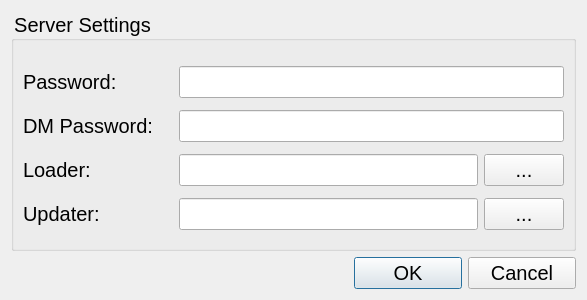
<?xml version="1.0" encoding="UTF-8"?>
<ui version="4.0">
 <class>ServerSettingsDialog</class>
 <widget class="QDialog" name="ServerSettingsDialog">
  <property name="geometry">
   <rect>
    <x>0</x>
    <y>0</y>
    <width>587</width>
    <height>300</height>
   </rect>
  </property>
  <property name="windowTitle">
   <string>Dialog</string>
  </property>
  <layout class="QVBoxLayout" name="verticalLayout">
   <item>
    <widget class="QGroupBox" name="groupBox">
     <property name="styleSheet">
      <string notr="true">font-size: 20px;</string>
     </property>
     <property name="title">
      <string>Server Settings</string>
     </property>
     <layout class="QGridLayout" name="gridLayout">
      <item row="3" column="0">
       <widget class="QLabel" name="label">
        <property name="text">
         <string>Loader:</string>
        </property>
       </widget>
      </item>
      <item row="4" column="0">
       <widget class="QLabel" name="label_2">
        <property name="text">
         <string>Updater:</string>
        </property>
       </widget>
      </item>
      <item row="4" column="3">
       <widget class="QPushButton" name="updateButton">
        <property name="sizePolicy">
         <sizepolicy hsizetype="Fixed" vsizetype="Fixed">
          <horstretch>0</horstretch>
          <verstretch>0</verstretch>
         </sizepolicy>
        </property>
        <property name="minimumSize">
         <size>
          <width>30</width>
          <height>30</height>
         </size>
        </property>
        <property name="maximumSize">
         <size>
          <width>16777215</width>
          <height>16777215</height>
         </size>
        </property>
        <property name="toolTip">
         <string>&lt;html&gt;&lt;head/&gt;&lt;body&gt;&lt;p&gt;Browse&lt;/p&gt;&lt;/body&gt;&lt;/html&gt;</string>
        </property>
        <property name="text">
         <string>...</string>
        </property>
       </widget>
      </item>
      <item row="3" column="3">
       <widget class="QPushButton" name="loaderButton">
        <property name="sizePolicy">
         <sizepolicy hsizetype="Fixed" vsizetype="Fixed">
          <horstretch>0</horstretch>
          <verstretch>0</verstretch>
         </sizepolicy>
        </property>
        <property name="minimumSize">
         <size>
          <width>30</width>
          <height>30</height>
         </size>
        </property>
        <property name="maximumSize">
         <size>
          <width>16777215</width>
          <height>16777215</height>
         </size>
        </property>
        <property name="toolTip">
         <string>&lt;html&gt;&lt;head/&gt;&lt;body&gt;&lt;p&gt;Browse&lt;/p&gt;&lt;/body&gt;&lt;/html&gt;</string>
        </property>
        <property name="text">
         <string>...</string>
        </property>
       </widget>
      </item>
      <item row="0" column="0" colspan="4">
       <spacer name="verticalSpacer">
        <property name="orientation">
         <enum>Qt::Vertical</enum>
        </property>
        <property name="sizeType">
         <enum>QSizePolicy::Fixed</enum>
        </property>
        <property name="sizeHint" stdset="0">
         <size>
          <width>20</width>
          <height>10</height>
         </size>
        </property>
       </spacer>
      </item>
      <item row="1" column="0">
       <widget class="QLabel" name="label_3">
        <property name="text">
         <string>Password:</string>
        </property>
       </widget>
      </item>
      <item row="2" column="0">
       <widget class="QLabel" name="label_4">
        <property name="text">
         <string>DM Password:</string>
        </property>
       </widget>
      </item>
      <item row="3" column="1" colspan="2">
       <widget class="QLineEdit" name="loader"/>
      </item>
      <item row="4" column="1" colspan="2">
       <widget class="QLineEdit" name="updater"/>
      </item>
      <item row="2" column="1" colspan="3">
       <widget class="QLineEdit" name="dm_password"/>
      </item>
      <item row="1" column="1" colspan="3">
       <widget class="QLineEdit" name="password"/>
      </item>
     </layout>
    </widget>
   </item>
   <item>
    <widget class="QDialogButtonBox" name="buttonBox">
     <property name="styleSheet">
      <string notr="true">min-width: 100px;
font-size: 20px;</string>
     </property>
     <property name="orientation">
      <enum>Qt::Horizontal</enum>
     </property>
     <property name="standardButtons">
      <set>QDialogButtonBox::Cancel|QDialogButtonBox::Ok</set>
     </property>
    </widget>
   </item>
  </layout>
 </widget>
 <resources/>
 <connections>
  <connection>
   <sender>buttonBox</sender>
   <signal>accepted()</signal>
   <receiver>ServerSettingsDialog</receiver>
   <slot>accept()</slot>
   <hints>
    <hint type="sourcelabel">
     <x>248</x>
     <y>254</y>
    </hint>
    <hint type="destinationlabel">
     <x>157</x>
     <y>274</y>
    </hint>
   </hints>
  </connection>
  <connection>
   <sender>buttonBox</sender>
   <signal>rejected()</signal>
   <receiver>ServerSettingsDialog</receiver>
   <slot>reject()</slot>
   <hints>
    <hint type="sourcelabel">
     <x>316</x>
     <y>260</y>
    </hint>
    <hint type="destinationlabel">
     <x>286</x>
     <y>274</y>
    </hint>
   </hints>
  </connection>
 </connections>
</ui>
